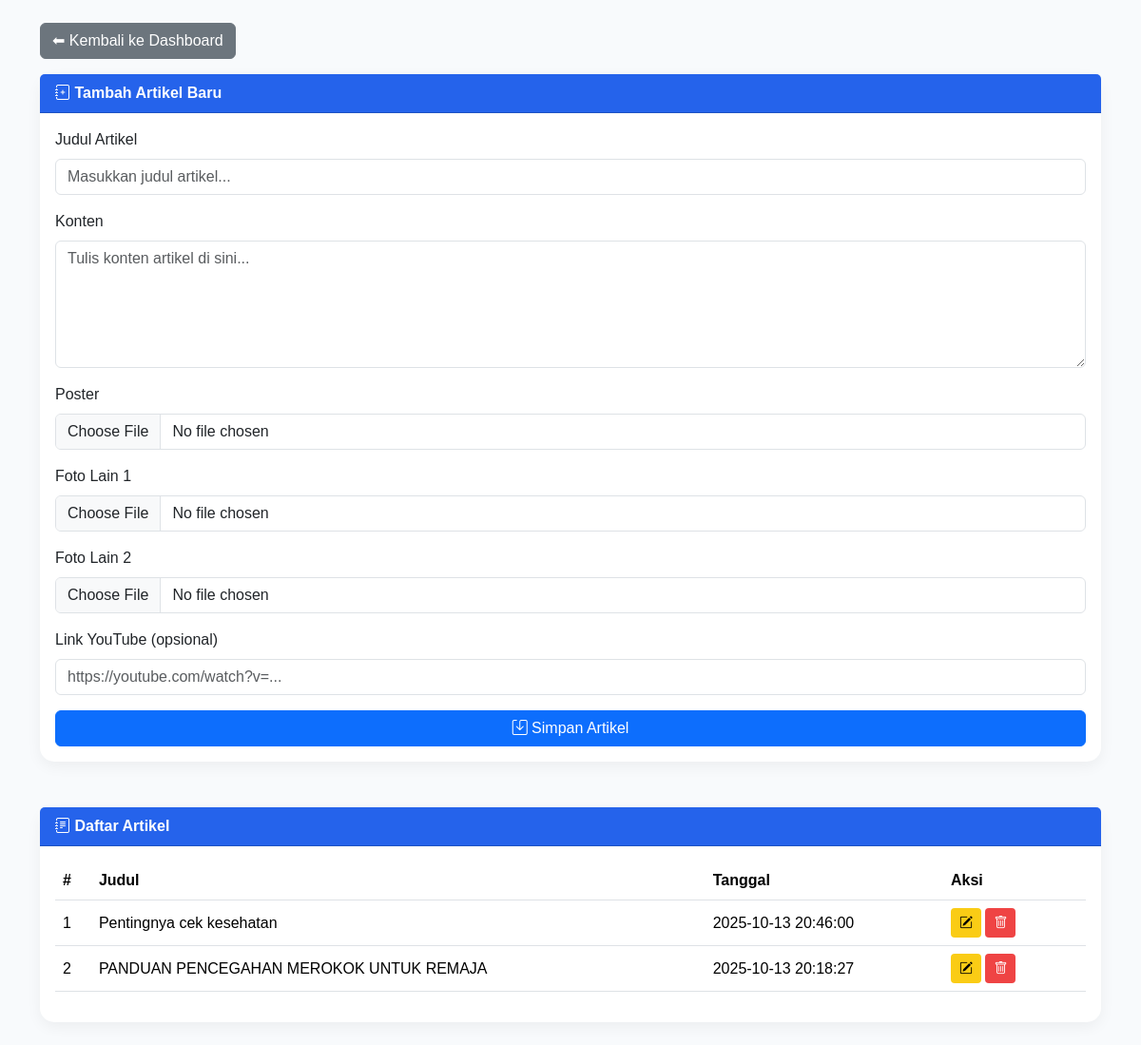
Before: /admin/admin_input.php with the older database file.
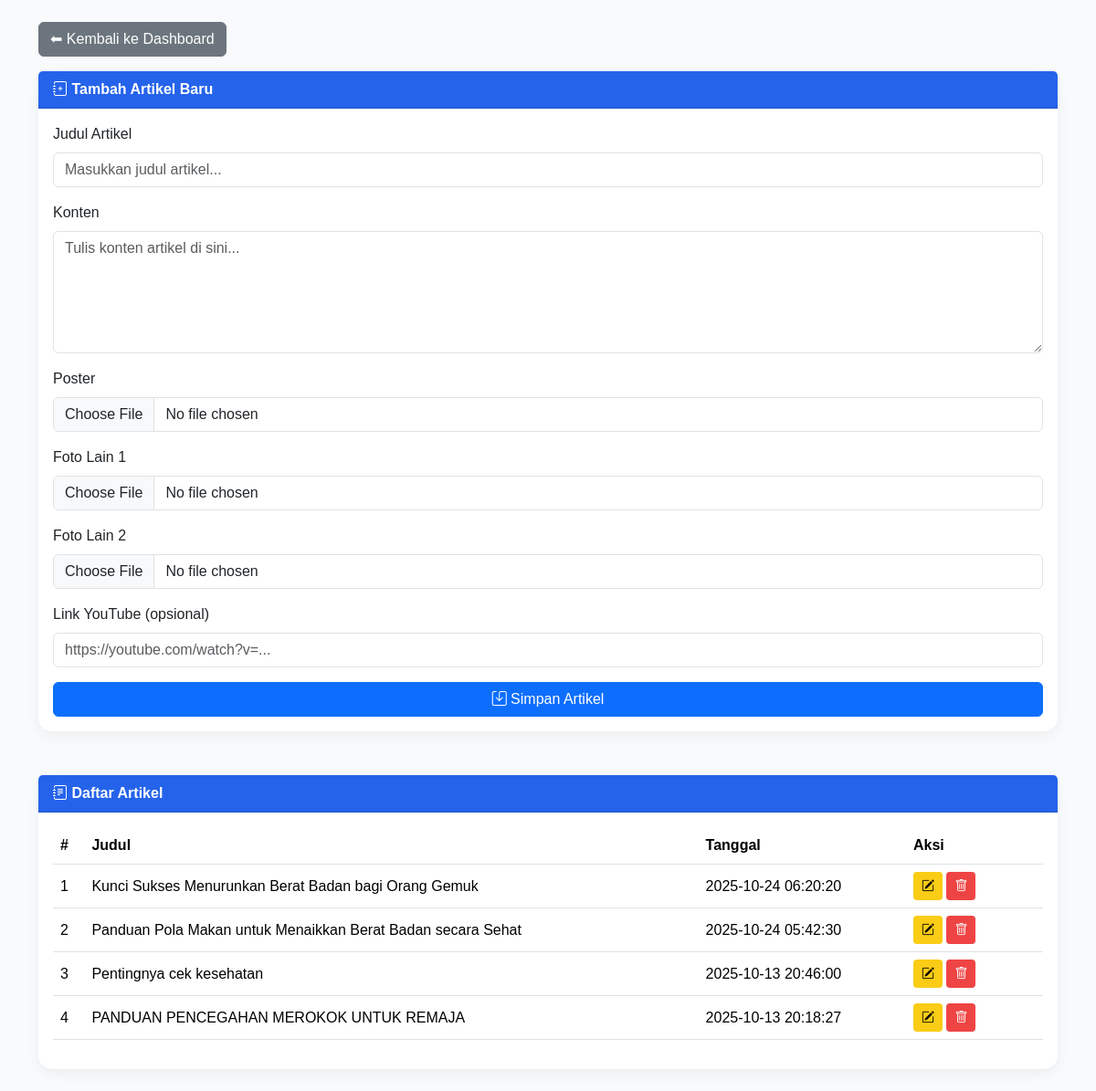
After: the same page with the newer database file.
### tables this page shows
CREATE TABLE `artikel` (
  `id` int(11) NOT NULL,
  `judul` varchar(255) NOT NULL,
  `konten` text NOT NULL,
  `poster` varchar(255) DEFAULT NULL,
  `video` varchar(255) DEFAULT NULL,
  `tanggal` datetime DEFAULT current_timestamp(),
  `kategori_rekomendasi` enum('Kurus','Normal','Gemuk','Obesitas') DEFAULT NULL,
  `foto_lain` text DEFAULT NULL
);

### admin/admin_input.php (the view, shortened to what this page needs)
<?php
require_once '../config/db.php';
$artikel = mysqli_query($conn, "SELECT * FROM artikel ORDER BY tanggal DESC");
?>
<!DOCTYPE html>
<html lang="id">
<head>
<link href="https://cdn.jsdelivr.net/npm/bootstrap@5.3.3/dist/css/bootstrap.min.css" rel="stylesheet">
<link href="https://cdn.jsdelivr.net/npm/bootstrap-icons@1.11.3/font/bootstrap-icons.css" rel="stylesheet">
</head>
<body class="p-4">
<div class="container">
  <a class="btn btn-secondary mb-3" href="dashboard.php">⬅ Kembali ke Dashboard</a>
  <div class="card mb-5">
    <div class="card-header"><i class="bi bi-journal-plus"></i> Tambah Artikel Baru</div>
    <div class="card-body">
      <form method="post" enctype="multipart/form-data">
        <div class="mb-3">
          <label class="form-label">Judul Artikel</label>
          <input type="text" name="judul" class="form-control" required placeholder="Masukkan judul artikel...">
        </div>
        <div class="mb-3">
          <label class="form-label">Konten</label>
          <textarea name="konten" class="form-control" rows="5" required placeholder="Tulis konten artikel di sini..."></textarea>
        </div>
        <div class="mb-3">
          <label class="form-label">Poster</label>
          <input type="file" name="poster" class="form-control" onchange="previewImage(this,'previewPoster')">
        </div>
        <div class="mb-3">
          <label class="form-label">Foto Lain 1</label>
          <input type="file" name="foto_lain1" class="form-control" onchange="previewImage(this,'previewFoto1')">
        </div>
        <div class="mb-3">
          <label class="form-label">Foto Lain 2</label>
          <input type="file" name="foto_lain2" class="form-control" onchange="previewImage(this,'previewFoto2')">
        </div>
        <div class="mb-3">
          <label class="form-label">Link YouTube (opsional)</label>
          <input type="text" name="video" class="form-control" placeholder="https://youtube.com/watch?v=...">
        </div>
        <button type="submit" name="simpan" class="btn btn-primary w-100"><i class="bi bi-save"></i> Simpan Artikel</button>
      </form>
    </div>
  </div>
  <div class="card">
    <div class="card-header"><i class="bi bi-journal-text"></i> Daftar Artikel</div>
    <div class="card-body table-responsive">
      <table class="table align-middle">
        <thead>
          <tr>
            <th>#</th>
            <th>Judul</th>
            <th>Tanggal</th>
            <th style="width: 150px;">Aksi</th>
          </tr>
        </thead>
        <tbody>
        <?php $no=1; while($row = mysqli_fetch_assoc($artikel)): ?>
          <tr>
            <td><?= $no++ ?></td>
            <td><?= htmlspecialchars($row['judul']) ?></td>
            <td><?= $row['tanggal'] ?></td>
            <td>
              <button class="btn btn-edit btn-sm" onclick="toggleEdit(<?= $row['id'] ?>)"><i class="bi bi-pencil-square"></i></button>
              <a href="?hapus=<?= $row['id'] ?>" class="btn btn-hapus btn-sm" onclick="return confirm('Yakin hapus artikel ini?')"><i class="bi bi-trash"></i></a>
            </td>
          </tr>
        <?php endwhile; ?>
        </tbody>
      </table>
    </div>
  </div>
</div>
</body>
</html>

Changed rows visible on the page:
added artikel: judul "Kunci Sukses Menurunkan Berat Badan bagi Orang Gemuk", tanggal "2025-10-24 06:20:20"
added artikel: judul "Panduan Pola Makan untuk Menaikkan Berat Badan secara Sehat", tanggal "2025-10-24 05:42:30"
